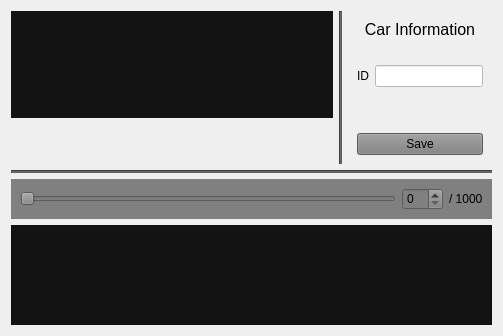
      <widget class="QWidget" name="fixTab">
       <attribute name="title">
        <string>Data Fix Tool</string>
       </attribute>
       <layout class="QGridLayout" name="gridLayout">
        <item row="3" column="0" colspan="3">
         <widget class="Line" name="line_2">
          <property name="styleSheet">
           <string notr="true">background-color: #5D5D5D</string>
          </property>
          <property name="lineWidth">
           <number>1</number>
          </property>
          <property name="orientation">
           <enum>Qt::Horizontal</enum>
          </property>
         </widget>
        </item>
        <item row="2" column="0">
         <widget class="QWidget" name="videoControls" native="true">
          <property name="sizePolicy">
           <sizepolicy hsizetype="Preferred" vsizetype="Preferred">
            <horstretch>0</horstretch>
            <verstretch>0</verstretch>
           </sizepolicy>
          </property>
          <layout class="QHBoxLayout" name="horizontalLayout_2">
           <item>
            <layout class="QHBoxLayout" name="horizontalLayout">
             <item>
              <spacer name="horizontalSpacer">
               <property name="orientation">
                <enum>Qt::Horizontal</enum>
               </property>
               <property name="sizeHint" stdset="0">
                <size>
                 <width>40</width>
                 <height>20</height>
                </size>
               </property>
              </spacer>
             </item>
             <item>
              <widget class="QPushButton" name="videoStopBtn">
               <property name="text">
                <string/>
               </property>
               <property name="icon">
                <iconset>
                 <normaloff>../icons/PlayerStop.png</normaloff>../icons/PlayerStop.png</iconset>
               </property>
               <property name="flat">
                <bool>true</bool>
               </property>
              </widget>
             </item>
             <item>
              <widget class="QPushButton" name="videoPreviousBtn">
               <property name="text">
                <string/>
               </property>
               <property name="icon">
                <iconset>
                 <normaloff>../icons/PlayerPrevious.png</normaloff>../icons/PlayerPrevious.png</iconset>
               </property>
               <property name="flat">
                <bool>true</bool>
               </property>
              </widget>
             </item>
             <item>
              <widget class="QPushButton" name="videoPlayBtn">
               <property name="text">
                <string/>
               </property>
               <property name="icon">
                <iconset>
                 <normaloff>../icons/PlayerPlay.png</normaloff>../icons/PlayerPlay.png</iconset>
               </property>
               <property name="flat">
                <bool>true</bool>
               </property>
              </widget>
             </item>
             <item>
              <widget class="QPushButton" name="videoPauseBtn">
               <property name="text">
                <string/>
               </property>
               <property name="icon">
                <iconset>
                 <normaloff>../icons/PlayerPause.png</normaloff>../icons/PlayerPause.png</iconset>
               </property>
               <property name="flat">
                <bool>true</bool>
               </property>
              </widget>
             </item>
             <item>
              <widget class="QPushButton" name="videoNextBtn">
               <property name="text">
                <string/>
               </property>
               <property name="icon">
                <iconset>
                 <normaloff>../icons/PlayerNext.png</normaloff>../icons/PlayerNext.png</iconset>
               </property>
               <property name="flat">
                <bool>true</bool>
               </property>
              </widget>
             </item>
             <item>
              <spacer name="horizontalSpacer_2">
               <property name="orientation">
                <enum>Qt::Horizontal</enum>
               </property>
               <property name="sizeHint" stdset="0">
                <size>
                 <width>40</width>
                 <height>20</height>
                </size>
               </property>
              </spacer>
             </item>
            </layout>
           </item>
          </layout>
         </widget>
        </item>
        <item row="1" column="2" rowspan="2">
         <widget class="QWidget" name="sideWidget" native="true">
          <layout class="QVBoxLayout" name="verticalLayout_2">
           <item>
            <layout class="QGridLayout" name="gridLayout_2">
             <item row="1" column="0" colspan="2">
              <spacer name="verticalSpacer_2">
               <property name="orientation">
                <enum>Qt::Vertical</enum>
               </property>
               <property name="sizeType">
                <enum>QSizePolicy::Fixed</enum>
               </property>
               <property name="sizeHint" stdset="0">
                <size>
                 <width>20</width>
                 <height>20</height>
                </size>
               </property>
              </spacer>
             </item>
             <item row="3" column="0" colspan="2">
              <spacer name="verticalSpacer">
               <property name="orientation">
                <enum>Qt::Vertical</enum>
               </property>
               <property name="sizeType">
                <enum>QSizePolicy::Fixed</enum>
               </property>
               <property name="sizeHint" stdset="0">
                <size>
                 <width>20</width>
                 <height>40</height>
                </size>
               </property>
              </spacer>
             </item>
             <item row="2" column="0">
              <widget class="QLabel" name="label">
               <property name="text">
                <string>ID</string>
               </property>
              </widget>
             </item>
             <item row="4" column="0" colspan="2">
              <widget class="QPushButton" name="carInfoSaveBtn">
               <property name="autoFillBackground">
                <bool>false</bool>
               </property>
               <property name="styleSheet">
                <string notr="true">background-color: gray</string>
               </property>
               <property name="text">
                <string>Save</string>
               </property>
              </widget>
             </item>
             <item row="0" column="0" colspan="2">
              <widget class="QLabel" name="label_2">
               <property name="sizePolicy">
                <sizepolicy hsizetype="Preferred" vsizetype="Fixed">
                 <horstretch>0</horstretch>
                 <verstretch>0</verstretch>
                </sizepolicy>
               </property>
               <property name="layoutDirection">
                <enum>Qt::LeftToRight</enum>
               </property>
               <property name="text">
                <string>&lt;html&gt;&lt;head/&gt;&lt;body&gt;&lt;p align=&quot;center&quot;&gt;&lt;span style=&quot; font-size:12pt;&quot;&gt;Car Information&lt;/span&gt;&lt;/p&gt;&lt;/body&gt;&lt;/html&gt;</string>
               </property>
               <property name="textFormat">
                <enum>Qt::RichText</enum>
               </property>
              </widget>
             </item>
             <item row="2" column="1">
              <widget class="QLineEdit" name="carIDEdit">
               <property name="sizePolicy">
                <sizepolicy hsizetype="Minimum" vsizetype="Fixed">
                 <horstretch>0</horstretch>
                 <verstretch>0</verstretch>
                </sizepolicy>
               </property>
               <property name="autoFillBackground">
                <bool>false</bool>
               </property>
               <property name="styleSheet">
                <string notr="true">background-color: white</string>
               </property>
              </widget>
             </item>
            </layout>
           </item>
          </layout>
         </widget>
        </item>
        <item row="1" column="1" rowspan="2">
         <widget class="Line" name="line">
          <property name="styleSheet">
           <string notr="true">background-color: #5D5D5D</string>
          </property>
          <property name="orientation">
           <enum>Qt::Vertical</enum>
          </property>
         </widget>
        </item>
        <item row="4" column="0" colspan="3">
         <widget class="QWidget" name="videoFrames" native="true">
          <property name="styleSheet">
           <string notr="true">background-color: gray</string>
          </property>
          <layout class="QHBoxLayout" name="horizontalLayout_4">
           <item>
            <widget class="QSlider" name="framesSlider">
             <property name="autoFillBackground">
              <bool>false</bool>
             </property>
             <property name="styleSheet">
              <string notr="true">background-color: gray</string>
             </property>
             <property name="orientation">
              <enum>Qt::Horizontal</enum>
             </property>
             <property name="tickPosition">
              <enum>QSlider::NoTicks</enum>
             </property>
            </widget>
           </item>
           <item>
            <widget class="QSpinBox" name="frameSpinBox">
             <property name="styleSheet">
              <string notr="true">background-color: gray
</string>
             </property>
            </widget>
           </item>
           <item>
            <widget class="QLabel" name="framesCountLabel">
             <property name="text">
              <string>/ 1000</string>
             </property>
            </widget>
           </item>
          </layout>
         </widget>
        </item>
        <item row="1" column="0">
         <widget class="QWidget" name="videoParent" native="true">
          <property name="sizePolicy">
           <sizepolicy hsizetype="Expanding" vsizetype="Expanding">
            <horstretch>0</horstretch>
            <verstretch>0</verstretch>
           </sizepolicy>
          </property>
          <property name="styleSheet">
           <string notr="true">background-color: #131313</string>
          </property>
          <layout class="QGridLayout" name="gridLayout_5">
           <property name="leftMargin">
            <number>0</number>
           </property>
           <property name="topMargin">
            <number>0</number>
           </property>
           <property name="rightMargin">
            <number>0</number>
           </property>
           <property name="bottomMargin">
            <number>0</number>
           </property>
           <item row="0" column="0">
            <layout class="QGridLayout" name="gridLayout_25"/>
           </item>
          </layout>
         </widget>
        </item>
        <item row="5" column="0" colspan="3">
         <widget class="QListWidget" name="neighborFrames">
          <property name="sizePolicy">
           <sizepolicy hsizetype="Expanding" vsizetype="Maximum">
            <horstretch>0</horstretch>
            <verstretch>0</verstretch>
           </sizepolicy>
          </property>
          <property name="maximumSize">
           <size>
            <width>16777215</width>
            <height>100</height>
           </size>
          </property>
          <property name="styleSheet">
           <string notr="true">background-color: #131313;
color: white;</string>
          </property>
          <property name="iconSize">
           <size>
            <width>128</width>
            <height>128</height>
           </size>
          </property>
          <property name="flow">
           <enum>QListView::LeftToRight</enum>
          </property>
          <property name="isWrapping" stdset="0">
           <bool>false</bool>
          </property>
          <property name="viewMode">
           <enum>QListView::IconMode</enum>
          </property>
         </widget>
        </item>
       </layout>
      </widget>
